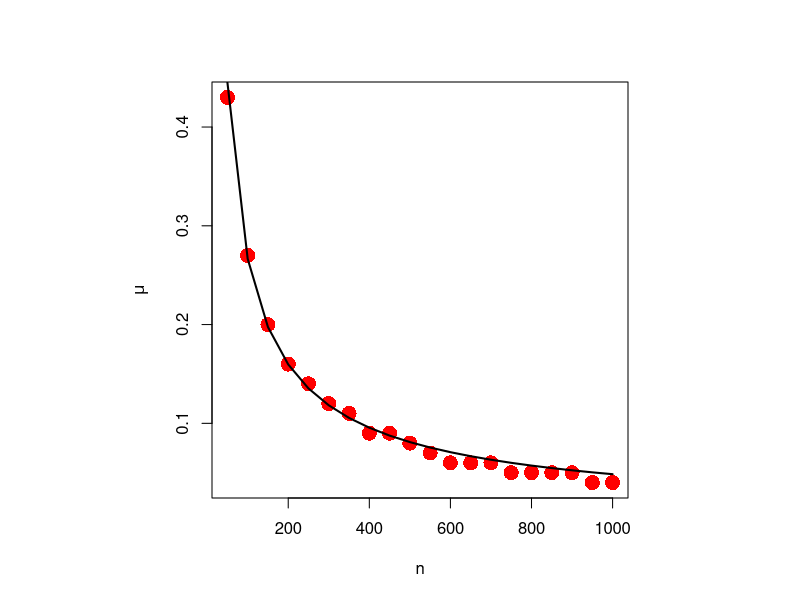
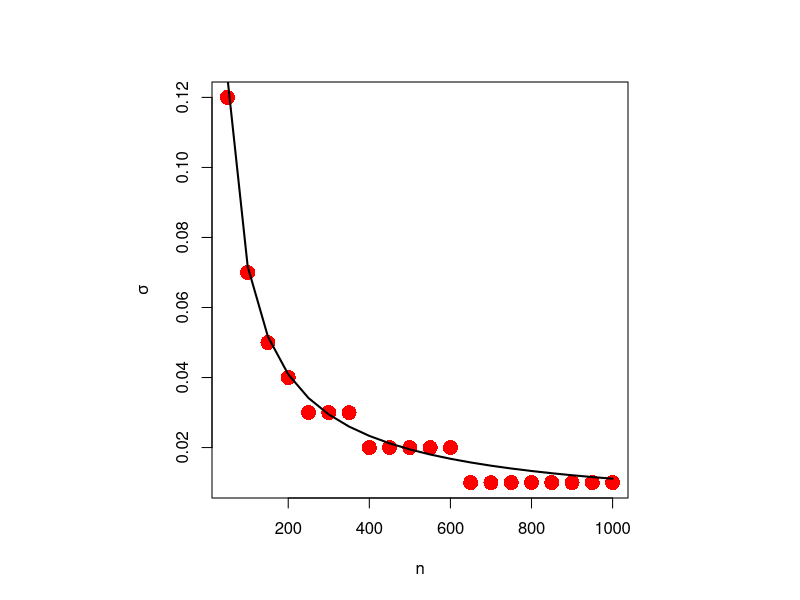

Reproduce these figures in R, in order.
# Code for Figure 7a/b

cat("\014")

n=c(50, 100, 150, 200, 250, 300, 350, 400, 450, 500, 550, 600, 650, 700, 750, 800, 850, 900, 950, 1000)
mu=c(0.43,0.27,0.20,0.16,0.14,0.12,0.11,0.09,0.09,0.08,0.07,0.06,0.06,0.06,0.05,0.05,0.05,0.05,0.04,0.04)
sd=c(0.12,0.07,0.05,0.04,0.03,0.03,0.03,0.02,0.02,0.02,0.02,0.02,0.01,0.01,0.01,0.01,0.01,0.01,0.01,0.01)
rhs <- function(x, a,b1)  {
  a*x^b1
} 

xa=n
ya=mu
ds <- data.frame(x = xa, y = ya) 
m <- nls(y ~ rhs(x,a,power), data = ds, start = list(a=1,power = 0), trace = T)
za=sd	
ds <- data.frame(x = xa, y = za) 
m <- nls(y ~ rhs(x,a,power), data = ds, start = list(a=1,power = 0), trace = T)
#for mu curve : approximation : 8.05 n^(-0.74)
#for sd curve : approximation : 2.99 n^(-0.81)
appya= 8.05*n^-0.74
appza=2.99*n^-0.81
par(pty="s")
plot(xa,ya, type = "p", col = "red",xlab="n",ylab=expression(mu),lwd=2,cex=2,pch=16)
lines(xa,appya,lwd=2)
par(pty="s")
plot(xa,za, type = "p", col = "red",xlab="n",ylab=expression(sigma),lwd=2,cex=2,pch=16)
lines(xa,appza,lwd=2)
